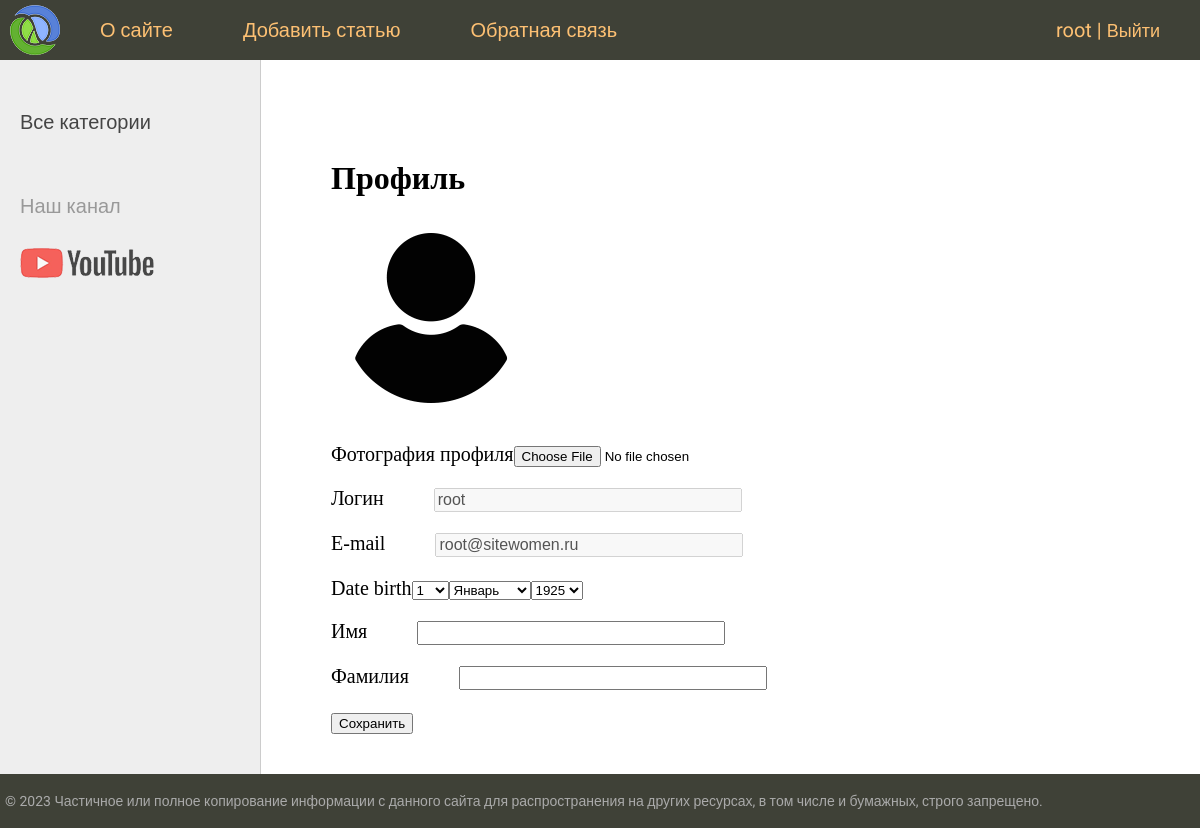
Before: /users/profile/ (signed in) with the older database file.
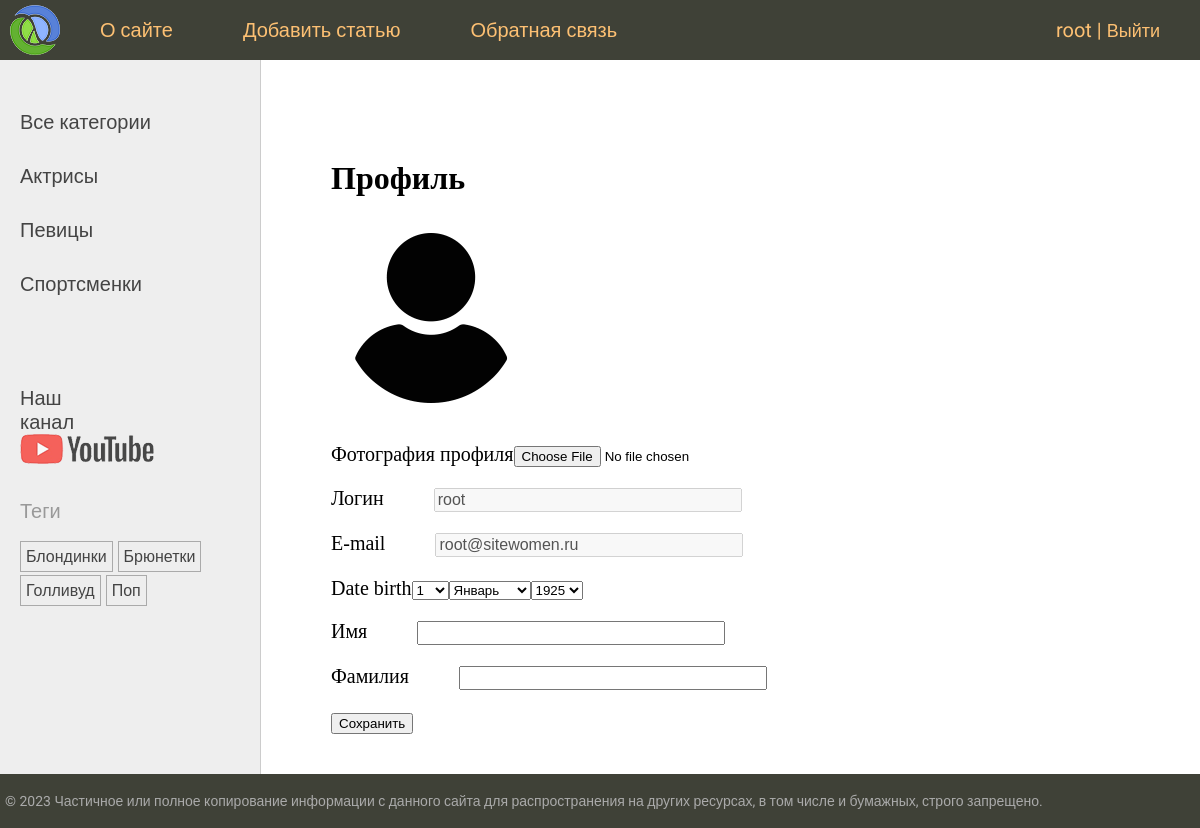
After: the same page with the newer database file.
### users/models.py (models this page shows)
class User(AbstractUser):
    photo = models.ImageField(
        upload_to="users/%Y/%m/%d/",
        blank=True,
        null=True,
        verbose_name="Фотография профиля"
    )
    date_birth = models.DateTimeField(
        blank=True,
        null=True,
        verbose_name="Дата рождения"
    )

### women/models.py (models this page shows, shortened)
class Category(models.Model):
    name = models.CharField(
        max_length=100,
        db_index=True,
        verbose_name='Категория'
    )
    slug = models.SlugField(
        max_length=255,
        unique=True,
        db_index=True,
        verbose_name='Slug'
    )
    class Meta:
        verbose_name = 'Категория'
        verbose_name_plural = 'Категории'
    def get_absolute_url(self):
        return reverse("category", kwargs={"cat_slug": self.slug})

class TagPost(models.Model):
    tag = models.CharField(
        max_length=100,
        db_index=True
    )
    slug = models.SlugField(
        max_length=255,
        unique=True,
        db_index=True
    )
    def get_absolute_url(self):
        return reverse('tag', kwargs={'tag_slug': self.slug})
    class Meta:
        verbose_name = "Тег"
        verbose_name_plural = "Теги"

### users/views.py (the view, shortened to what this page needs)
class ProfileUser(LoginRequiredMixin, UpdateView):
    model = get_user_model()
    form_class = ProfileUserForm
    template_name = "users/profile.html"
    extra_context = {
        "title": "Профиль пользователя",
        "default_image": settings.DEFAULT_USER_IMAGE
    }
    def get_object(self, queryset = None):
        return self.request.user

### users/forms.py
class ProfileUserForm(forms.ModelForm):
    username = forms.CharField(
        disabled=True,
        label="Логин",
        widget=forms.TextInput(
            attrs={
                "class": "form-input"
            }
        )
    )
    email = forms.EmailField(
        disabled=True,
        label="E-mail",
        widget=forms.EmailInput(
            attrs={
                "class": "form-input"
            }
        ),
        required=False
    )
    this_year = datetime.date.today().year
    date_birth = forms.DateField(
        widget=forms.SelectDateWidget(years=tuple(range(this_year - 100, this_year - 5)))
    )
    class Meta:
        model = get_user_model()
        fields = ["photo", "username", "email", "date_birth", "first_name", "last_name"]
        labels = {
            "first_name": "Имя",
            "last_name": "Фамилия",
        }
        widgets = {
            "first_name": forms.TextInput(
                attrs={
                    "class": "form-input"
                }
            ),
            "last_name": forms.TextInput(
                attrs={
                    "class": "form-input"
                }
            )
        }

### users/templates/users/profile.html (shortened to what this page needs)
{% extends "base.html" %}
{% block content %}
<h1>Профиль</h1>
<form method="post" enctype="multipart/form-data">
    {% if user.photo %}
      <p><img src="{{ user.photo.url }}" alt="Фотография пользователя"></p>
    {% else %}
      <p><img src="{{ default_image }}" alt="Фотография пользователя"></p>
    {% endif %}
    {% for f in form %}
      <p><label for="form-label" for="{{ form.is_for_label }}">{{ f.label }}</label>{{ f }}</p>
    {% endfor %}
    <p><button type="submit">Сохранить</button></p>
</form>
{% endblock content %}

### templates/base.html (shortened to what this page needs)
{% load static %} {% load women_tags %}
<!DOCTYPE html>
<html>
  <head>
    <link
      type="text/css"
      href="{% static 'women/css/styles.css' %}"
      rel="stylesheet"
    />
  </head>
  <body>
    <table class="table-page" border="0" cellpadding="0" cellspacing="0">
      <tr>
        <td valign="top">
          {% block mainmenu %}
          <div class="header">
            <ul id="mainmenu" class="mainmenu">
              <li class="logo">
                <a href="{% url 'home' %}"><div class="logo"></div></a>
              </li>
              {% for m in main_menu %}
              <li>
                <a href="{% url m.urlpath %}">{{m.title}}</a>
              </li>
              {% endfor %} {% if user.is_authenticated %}
              <li class="last">
                <a href="{% url 'users:profile' %}">{{ user.username }}</a> |
                <form
                  action="{% url 'users:logout' %}"
                  method="post"
                  style="display: inline"
                >
                  <button
                    style="
                      background: none;
                      font-size: 18px;
                      border: none;
                      padding: 0;
                      color: #fdc073;
                      cursor: pointer;
                    "
                  >
                    Выйти
                  </button>
                </form>
              </li>
              {% else %}
              <li class="last">
                <a href="{% url 'users:login' %}">Войти</a> |
                <a href="{% url 'users:register' %}">Регистрация</a>
              </li>
              {% endif %}
            </ul>
          </div>
          {% endblock mainmenu %}
          <table
            class="table-content"
            border="0"
            cellpadding="0"
            cellspacing="0"
          >
            <tr>
              <td valign="top" class="left-chapters">
                <ul id="leftchapters">
                  {% if cat_selected == 0 %}
                  <li class="selected">Все категории</li>
                  {% else %}
                  <li><a href="{% url 'home' %}">Все категории</a></li>
                  {% endif %} {% show_categories cat_selected%}
                  <li class="share">
                    <p>Наш канал</p>
                    <a
                      class="share-yt"
                      href="https://www.youtube.com/channel/UClJzWfGWuGJL2t-3dYKcHTA/playlists"
                      target="_blank"
                      rel="nofollow"
                    ></a>
                  </li>
                  <li>{% show_all_tags %}</li>
                </ul>
              </td>
              <td valign="top" class="content">
                <div class="content-text">
                  {% block content %} {% endblock %}
                </div>
              </td>
            </tr>
          </table>
        </td>
      </tr>
      <tr>
        <td valign="top">
          <div id="footer">
            <p>
              &copy; 2023 Частичное или полное копирование информации с данного
              сайта для распространения на других ресурсах, в том числе и
              бумажных, строго запрещено.
            </p>
          </div>
        </td>
      </tr>
    </table>
  </body>
</html>

### women/templates/women/list_categories.html
{% for cat in cats   %}
{% if cat.id == cat_selected %}
<li class="selected">{{ cat.name }}</li>
{% else %}
<li><a href="{{ cat.get_absolute_url }}">{{  cat.name }}</li>
{% endif %}
{% endfor %}

### women/templates/women/list_tags.html (shortened to what this page needs)
{% if tags %}
    <p>Теги</p>
    <ul class="tags-list">
        {% for t in tags %}
        <li><a href="{{ t.get_absolute_url }}">{{ t.tag }}</a></li>
        {% endfor %}
    </ul>
{% endif %}

Changed rows visible on the page:
added Category: name "Актрисы"
added Category: name "Певицы"
added Category: name "Спортсменки"
added TagPost: tag "Блондинки"
added TagPost: tag "Брюнетки"
added TagPost: tag "Голливуд"
added TagPost: tag "Поп"
Other visible differences:
text now shown: "Теги"
